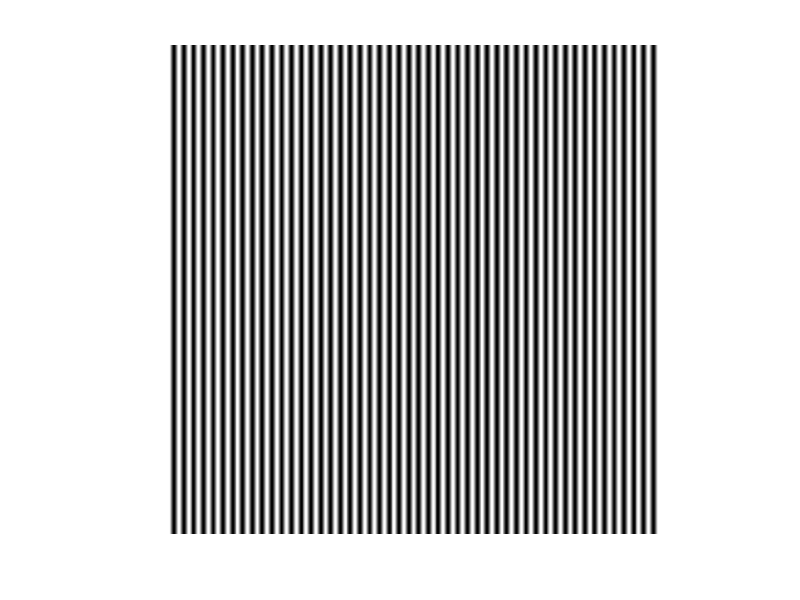
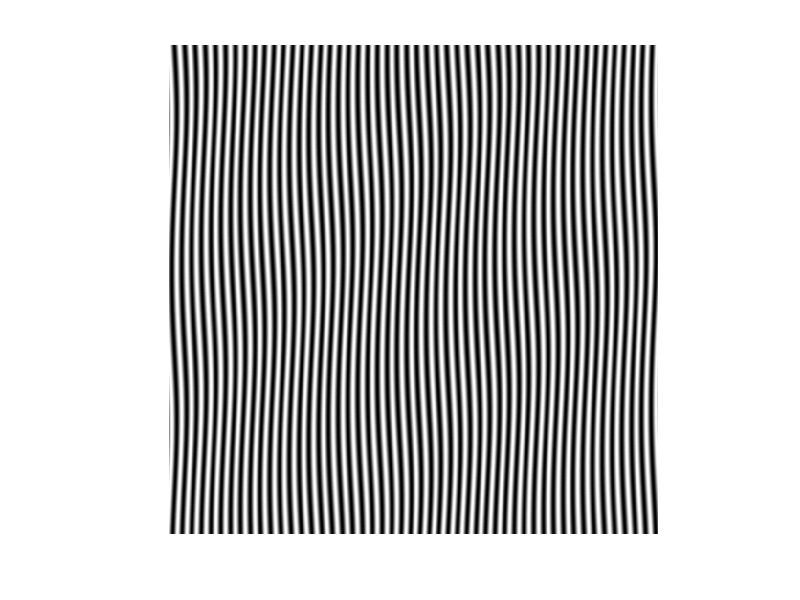

The MATLAB source for these figures, in order:
% generateTestPair
% Generates a fringe pattern and a distorted fringe pattern to test an
% implementation of FTP

% set the test you want to generate
im_test = 3;

hdim = 1000;
vdim = 1000;
freq = 50;


refim = 1:(hdim/freq);
refim = 0.5 + 0.5 * cos(2*pi*(refim/hdim)*freq);
refim = repmat(refim,vdim,freq);

figure;
imshow(refim)

switch im_test
    case 1
        dataim = refim;
        shift = dataim(400:600,400:600);
        for i=1:7
            dataim(400:600,(400-i):(600-i)) = shift;
        end
        
    case 2
        dataim = refim;
        for i=1:12
            dataim((400+30*i):(429+30*i),400:800) = dataim((400+30*i):(429+30*i),(400+i):(800+i));
        end
        
    case 3
        L = 300;
        p = hdim/freq;
        D = 50;
%         x = linspace(1,1920);
%         y = linspace(1,1080);
        [X,Y] = meshgrid(1:hdim,1:vdim);
        z = 30*sin(10*(X+Y)/1000);
        phi = (2*pi*D*z/p).*(z-L).^-1;
        dataim = .5+.5*cos(2*pi*(X/hdim)*freq + phi);
        
        
end

figure;
imshow(dataim)

dataim  = repmat(dataim,[1,1,3]);
refim = repmat(refim, [1,1,3]);

imwrite(dataim,'dataim.png')
imwrite(refim,'refim.png')
